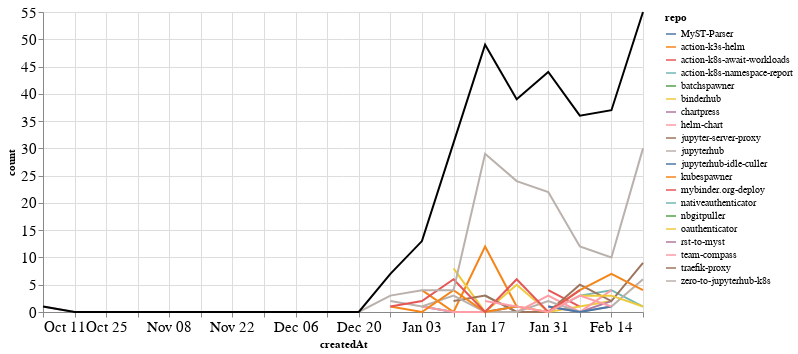

Notebook code cell kept with this figure:
### Markdown cell above
### Comments

### Code cell
comments_time = comments.groupby('repo').resample('W', on='createdAt').count()['author'].reset_index()
comments_time = comments_time.rename(columns={'author': 'count'})
comments_time_total = comments_time.groupby('createdAt').agg({"count": "sum"}).reset_index()
ch1 = alt.Chart(comments_time, width=600).mark_line().encode(
    x='createdAt',
    y='count',
    color='repo',
    tooltip="repo"
)

ch2 = alt.Chart(comments_time_total, width=600).mark_line(color="black").encode(
    x='createdAt',
    y='count',
)

ch1 + ch2

### Figure 1 — Vega-Lite specification as saved in the notebook (floating-point values rounded to 4 significant figures)
{"config": {"axisLeft": {"labelFontSize": 15}, "axisBottom": {"labelFontSize": 15}}, "layer": [{"data": {"name": "data-660a4c49d9bdeda1b49712f77b6c3bd7"}, "mark": "line", "encoding": {"color": {"type": "nominal", "field": "repo"}, "tooltip": {"type": "nominal", "field": "repo"}, "x": {"type": "temporal", "field": "createdAt"}, "y": {"type": "quantitative", "field": "count"}}, "width": 600}, {"data": {"name": "data-0e7d65217910c826638fcee37693b20d"}, "mark": {"type": "line", "color": "black"}, "encoding": {"x": {"type": "temporal", "field": "createdAt"}, "y": {"type": "quantitative", "field": "count"}}, "width": 600}], "$schema": "https://vega.github.io/schema/vega-lite/v4.8.1.json", "datasets": {"data-660a4c49d9bdeda1b49712f77b6c3bd7": [{"repo": "MyST-Parser", "createdAt": "2021-01-03T00:00:00", "count": 1}, {"repo": "MyST-Parser", "createdAt": "2021-01-10T00:00:00", "count": 0}, {"repo": "MyST-Parser", "createdAt": "2021-01-17T00:00:00", "count": 0}, {"repo": "MyST-Parser", "createdAt": "2021-01-24T00:00:00", "count": 1}, {"repo": "action-k3s-helm", "createdAt": "2021-01-03T00:00:00", "count": 4}, {"repo": "action-k3s-helm", "createdAt": "2021-01-10T00:00:00", "count": 0}, {"repo": "action-k3s-helm", "createdAt": "2021-01-17T00:00:00", "count": 12}, {"repo": "action-k3s-helm", "createdAt": "2021-01-24T00:00:00", "count": 1}, {"repo": "action-k8s-await-workloads", "createdAt": "2021-01-31T00:00:00", "count": 4}, {"repo": "action-k8s-await-workloads", "createdAt": "2021-02-07T00:00:00", "count": 1}, {"repo": "action-k8s-namespace-report", "createdAt": "2021-01-17T00:00:00", "count": 3}, {"repo": "action-k8s-namespace-report", "createdAt": "2021-01-24T00:00:00", "count": 0}, {"repo": "action-k8s-namespace-report", "createdAt": "2021-01-31T00:00:00", "count": 0}, {"repo": "action-k8s-namespace-report", "createdAt": "2021-02-07T00:00:00", "count": 3}, {"repo": "action-k8s-namespace-report", "createdAt": "2021-02-14T00:00:00", "count": 4}, {"repo": "action-k8s-namespace-report", "createdAt": "2021-02-21T00:00:00", "count": 1}, {"repo": "batchspawner", "createdAt": "2021-01-31T00:00:00", "count": 8}, {"repo": "binderhub", "createdAt": "2021-01-10T00:00:00", "count": 8}, {"repo": "binderhub", "createdAt": "2021-01-17T00:00:00", "count": 0}, {"repo": "binderhub", "createdAt": "2021-01-24T00:00:00", "count": 5}, {"repo": "binderhub", "createdAt": "2021-01-31T00:00:00", "count": 0}, {"repo": "binderhub", "createdAt": "2021-02-07T00:00:00", "count": 1}, {"repo": "binderhub", "createdAt": "2021-02-14T00:00:00", "count": 2}, {"repo": "chartpress", "createdAt": "2021-01-31T00:00:00", "count": 1}, {"repo": "chartpress", "createdAt": "2021-02-07T00:00:00", "count": 0}, {"repo": "chartpress", "createdAt": "2021-02-14T00:00:00", "count": 2}, {"repo": "helm-chart", "createdAt": "2021-01-03T00:00:00", "count": 1}, {"repo": "helm-chart", "createdAt": "2021-01-10T00:00:00", "count": 0}, {"repo": "helm-chart", "createdAt": "2021-01-17T00:00:00", "count": 0}, {"repo": "helm-chart", "createdAt": "2021-01-24T00:00:00", "count": 0}, {"repo": "helm-chart", "createdAt": "2021-01-31T00:00:00", "count": 3}, {"repo": "helm-chart", "createdAt": "2021-02-07T00:00:00", "count": 0}, {"repo": "helm-chart", "createdAt": "2021-02-14T00:00:00", "count": 4}, {"repo": "jupyter-server-proxy", "createdAt": "2021-01-10T00:00:00", "count": 2}, {"repo": "jupyter-server-proxy", "createdAt": "2021-01-17T00:00:00", "count": 3}, {"repo": "jupyter-server-proxy", "createdAt": "2021-01-24T00:00:00", "count": 0}, {"repo": "jupyter-server-proxy", "createdAt": "2021-01-31T00:00:00", "count": 0}, {"repo": "jupyter-server-proxy", "createdAt": "2021-02-07T00:00:00", "count": 5}, {"repo": "jupyter-server-proxy", "createdAt": "2021-02-14T00:00:00", "count": 2}, {"repo": "jupyter-server-proxy", "createdAt": "2021-02-21T00:00:00", "count": 9}, {"repo": "jupyterhub", "createdAt": "2020-12-27T00:00:00", "count": 2}, {"repo": "jupyterhub", "createdAt": "2021-01-03T00:00:00", "count": 1}, {"repo": "jupyterhub", "createdAt": "2021-01-10T00:00:00", "count": 3}, {"repo": "jupyterhub", "createdAt": "2021-01-17T00:00:00", "count": 0}, {"repo": "jupyterhub", "createdAt": "2021-01-24T00:00:00", "count": 0}, {"repo": "jupyterhub", "createdAt": "2021-01-31T00:00:00", "count": 2}, {"repo": "jupyterhub", "createdAt": "2021-02-07T00:00:00", "count": 0}, {"repo": "jupyterhub", "createdAt": "2021-02-14T00:00:00", "count": 1}, {"repo": "jupyterhub", "createdAt": "2021-02-21T00:00:00", "count": 6}, {"repo": "jupyterhub-idle-culler", "createdAt": "2021-01-31T00:00:00", "count": 1}, {"repo": "jupyterhub-idle-culler", "createdAt": "2021-02-07T00:00:00", "count": 0}, {"repo": "jupyterhub-idle-culler", "createdAt": "2021-02-14T00:00:00", "count": 1}, {"repo": "kubespawner", "createdAt": "2020-12-27T00:00:00", "count": 1}, {"repo": "kubespawner", "createdAt": "2021-01-03T00:00:00", "count": 0}, {"repo": "kubespawner", "createdAt": "2021-01-10T00:00:00", "count": 4}, {"repo": "kubespawner", "createdAt": "2021-01-17T00:00:00", "count": 0}, {"repo": "kubespawner", "createdAt": "2021-01-24T00:00:00", "count": 1}, {"repo": "kubespawner", "createdAt": "2021-01-31T00:00:00", "count": 0}, {"repo": "kubespawner", "createdAt": "2021-02-07T00:00:00", "count": 4}, {"repo": "kubespawner", "createdAt": "2021-02-14T00:00:00", "count": 7}, {"repo": "kubespawner", "createdAt": "2021-02-21T00:00:00", "count": 4}, {"repo": "mybinder.org-deploy", "createdAt": "2020-12-27T00:00:00", "count": 1}, {"repo": "mybinder.org-deploy", "createdAt": "2021-01-03T00:00:00", "count": 2}, {"repo": "mybinder.org-deploy", "createdAt": "2021-01-10T00:00:00", "count": 6}, {"repo": "mybinder.org-deploy", "createdAt": "2021-01-17T00:00:00", "count": 0}, {"repo": "mybinder.org-deploy", "createdAt": "2021-01-24T00:00:00", "count": 6}, {"repo": "mybinder.org-deploy", "createdAt": "2021-01-31T00:00:00", "count": 0}, {"repo": "mybinder.org-deploy", "createdAt": "2021-02-07T00:00:00", "count": 4}, {"repo": "nativeauthenticator", "createdAt": "2021-01-31T00:00:00", "count": 3}, {"repo": "nbgitpuller", "createdAt": "2021-01-10T00:00:00", "count": 3}, {"repo": "oauthenticator", "createdAt": "2021-02-07T00:00:00", "count": 3}, {"repo": "oauthenticator", "createdAt": "2021-02-14T00:00:00", "count": 3}, {"repo": "oauthenticator", "createdAt": "2021-02-21T00:00:00", "count": 1}, {"repo": "rst-to-myst", "createdAt": "2021-01-10T00:00:00", "count": 1}, {"repo": "team-compass", "createdAt": "2021-01-17T00:00:00", "count": 2}, {"repo": "team-compass", "createdAt": "2021-01-24T00:00:00", "count": 1}, {"repo": "team-compass", "createdAt": "2021-01-31T00:00:00", "count": 0}, {"repo": "team-compass", "createdAt": "2021-02-07T00:00:00", "count": 3}, {"repo": "team-compass", "createdAt": "2021-02-14T00:00:00", "count": 1}, {"repo": "traefik-proxy", "createdAt": "2021-02-21T00:00:00", "count": 4}, {"repo": "zero-to-jupyterhub-k8s", "createdAt": "2020-10-11T00:00:00", "count": 1}, {"repo": "zero-to-jupyterhub-k8s", "createdAt": "2020-10-18T00:00:00", "count": 0}, {"repo": "zero-to-jupyterhub-k8s", "createdAt": "2020-10-25T00:00:00", "count": 0}, {"repo": "zero-to-jupyterhub-k8s", "createdAt": "2020-11-01T00:00:00", "count": 0}, {"repo": "zero-to-jupyterhub-k8s", "createdAt": "2020-11-08T00:00:00", "count": 0}, {"repo": "zero-to-jupyterhub-k8s", "createdAt": "2020-11-15T00:00:00", "count": 0}, {"repo": "zero-to-jupyterhub-k8s", "createdAt": "2020-11-22T00:00:00", "count": 0}, {"repo": "zero-to-jupyterhub-k8s", "createdAt": "2020-11-29T00:00:00", "count": 0}, {"repo": "zero-to-jupyterhub-k8s", "createdAt": "2020-12-06T00:00:00", "count": 0}, {"repo": "zero-to-jupyterhub-k8s", "createdAt": "2020-12-13T00:00:00", "count": 0}, {"repo": "zero-to-jupyterhub-k8s", "createdAt": "2020-12-20T00:00:00", "count": 0}, {"repo": "zero-to-jupyterhub-k8s", "createdAt": "2020-12-27T00:00:00", "count": 3}, {"repo": "zero-to-jupyterhub-k8s", "createdAt": "2021-01-03T00:00:00", "count": 4}, {"repo": "zero-to-jupyterhub-k8s", "createdAt": "2021-01-10T00:00:00", "count": 4}, {"repo": "zero-to-jupyterhub-k8s", "createdAt": "2021-01-17T00:00:00", "count": 29}, {"repo": "zero-to-jupyterhub-k8s", "createdAt": "2021-01-24T00:00:00", "count": 24}, {"repo": "zero-to-jupyterhub-k8s", "createdAt": "2021-01-31T00:00:00", "count": 22}, {"repo": "zero-to-jupyterhub-k8s", "createdAt": "2021-02-07T00:00:00", "count": 12}, {"repo": "zero-to-jupyterhub-k8s", "createdAt": "2021-02-14T00:00:00", "count": 10}, {"repo": "zero-to-jupyterhub-k8s", "createdAt": "2021-02-21T00:00:00", "count": 30}], "data-0e7d65217910c826638fcee37693b20d": [{"createdAt": "2020-10-11T00:00:00", "count": 1}, {"createdAt": "2020-10-18T00:00:00", "count": 0}, {"createdAt": "2020-10-25T00:00:00", "count": 0}, {"createdAt": "2020-11-01T00:00:00", "count": 0}, {"createdAt": "2020-11-08T00:00:00", "count": 0}, {"createdAt": "2020-11-15T00:00:00", "count": 0}, {"createdAt": "2020-11-22T00:00:00", "count": 0}, {"createdAt": "2020-11-29T00:00:00", "count": 0}, {"createdAt": "2020-12-06T00:00:00", "count": 0}, {"createdAt": "2020-12-13T00:00:00", "count": 0}, {"createdAt": "2020-12-20T00:00:00", "count": 0}, {"createdAt": "2020-12-27T00:00:00", "count": 7}, {"createdAt": "2021-01-03T00:00:00", "count": 13}, {"createdAt": "2021-01-10T00:00:00", "count": 31}, {"createdAt": "2021-01-17T00:00:00", "count": 49}, {"createdAt": "2021-01-24T00:00:00", "count": 39}, {"createdAt": "2021-01-31T00:00:00", "count": 44}, {"createdAt": "2021-02-07T00:00:00", "count": 36}, {"createdAt": "2021-02-14T00:00:00", "count": 37}, {"createdAt": "2021-02-21T00:00:00", "count": 55}]}}
